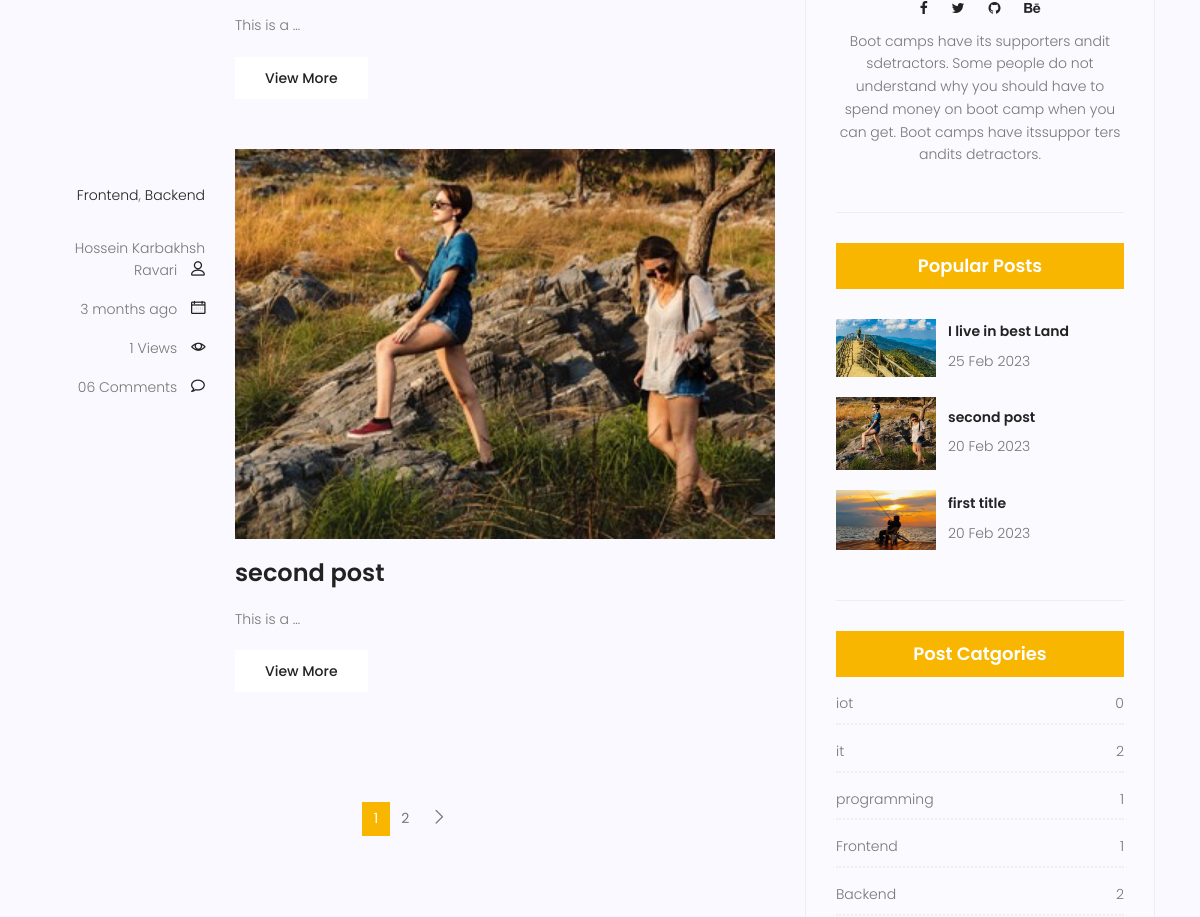
/blog/ (middle part), run on an earlier commit of the app's database.
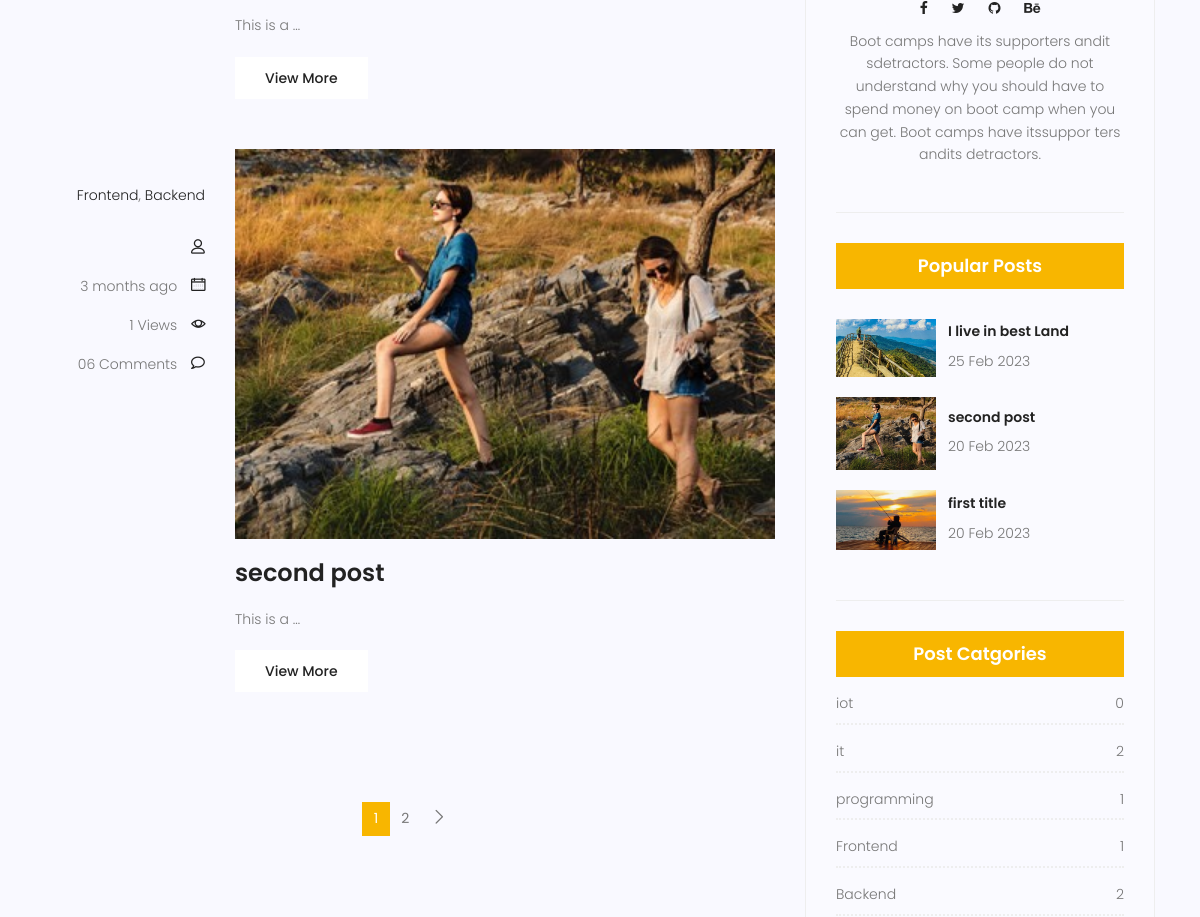
And on a later commit of the database.
### blog/models.py (models this page shows, shortened)
class post(models.Model):
    author = models.ForeignKey(User, on_delete=models.SET_NULL, null=True)
    image = models.ImageField(upload_to='blog/', default='blog/default.jpg')
    titel = models.CharField(max_length=255)
    content = models.TextField()
    conted_view = models.IntegerField(default=0)
    status = models.BooleanField(default=False)
    published_date = models.DateTimeField(null=True)
    created_date = models.DateTimeField(auto_now_add=True)
    updated_date = models.DateTimeField(auto_now=True)
    category = models.ManyToManyField(category)
    tags = TaggableManager()
    class Meta:
        ordering = ['created_date']

class category(models.Model):
    name = models.CharField(max_length=255)
    def __str__(self):
        return self.name

### blog/views.py (the view)
# urls.py: path('', blog_view, name='index'),
def blog_view(request,**kwargs):
    posts = post.objects.filter(status=1)
    if kwargs.get('cat_name') !=  None:
        posts = posts.filter(category__name=kwargs['cat_name'])
    if kwargs.get('author_username') !=  None:
        posts = posts.filter(author__username=kwargs['author_username'])
    if kwargs.get('tag_name') !=  None:
        posts = posts.filter(tags__name__in =[kwargs['tag_name']])
    posts = Paginator(posts,2)
    try:
        pagenumber = request.GET.get('page')
        posts = posts.get_page(pagenumber)
    except PageNotAnInteger:
        posts = posts.get_page(1)
    except EmptyPage:
        posts = posts.get_page(1)
    context = {'posts': posts}
    return render(request, 'blog/blog-home.html', context)

### blog/templatetags/blog_tags.py (called while the page is built)
@register.inclusion_tag('blog/populerpost.html')
def latestposts():
    posts = post.objects.filter(status=1).order_by('-published_date')
    return {'posts': posts}

@register.inclusion_tag('blog/postcategories.html')
def categories():
    posts = post.objects.filter(status=1)
    categories = category.objects.all()
    cat_dict = {}
    for name in categories:
        cat_dict[name]=posts.filter(category=name).count()
    return {'categories': cat_dict}

### templates/blog/blog-home.html (shortened to what this page needs)
{% load static %}
{% load blog_tags %}
 {% load humanize %}
<!DOCTYPE html>
<html lang="zxx" class="no-js">
<head>
	<link rel="stylesheet" href="{% static 'css/linearicons.css' %}">
	<link rel="stylesheet" href="{% static 'css/font-awesome.min.css' %}">
	<link rel="stylesheet" href="{% static 'css/bootstrap.css' %}">
	<link rel="stylesheet" href="{% static 'css/magnific-popup.css' %}">
	<link rel="stylesheet" href="{% static 'css/jquery-ui.css' %}">
	<link rel="stylesheet" href="{% static 'css/nice-select.css' %}">
	<link rel="stylesheet" href="{% static 'css/animate.min.css' %}">
	<link rel="stylesheet" href="{% static 'css/owl.carousel.css' %}">
	<link rel="stylesheet" href="{% static 'css/main.css' %}">
</head>
<body>
	<section class="post-content-area">
		<div class="container">
			<div class="row">
				<div class="col-lg-8 posts-list">
					{% for post in posts %}
					<div class="single-post row">
						<div class="col-lg-3  col-md-3 meta-details">
							<ul class="tags">
								{% for cat in post.category.all %}
								<li><a href="{% url 'blog:category' cat_name=cat.name %}">{{ cat.name }}</a>{% if not forloop.last %},{% endif %}</li>
								{% endfor %}
							</ul>
							<div class="user-details row">
								<p class="user-name col-lg-12 col-md-12 col-6"><a href="{% url 'blog:author' author_username=post.author %}">{{post.author.get_full_name}}</a> <span class="lnr lnr-user"></span>
								</p>
								<p class="date col-lg-12 col-md-12 col-6"><a href="#">{{post.published_date|naturaltime}}</a> <span class="lnr lnr-calendar-full"></span></p>
								<p class="view col-lg-12 col-md-12 col-6"><a href="#">{{post.conted_view}} Views</a>
									<span class="lnr lnr-eye"></span>
								</p>
								<p class="comments col-lg-12 col-md-12 col-6"><a href="#">06 Comments</a> <span
										class="lnr lnr-bubble"></span></p>
							</div>
						</div>
						<div class="col-lg-9 col-md-9 ">
							<div class="feature-img">
								<img class="img-fluid" src="{{post.image.url}}" alt="">
							</div>
							<a class="posts-title" href="{% url 'blog:single' pid=post.id %}">
								<h3>{{post.titel}}</h3>
							</a>
							<p class="excert">
								{{post.content|truncatewords:3}}
							</p>
							<a href="blog-single.html" class="primary-btn">View More</a>
						</div>
					</div>
					{% endfor %}
					<nav class="blog-pagination justify-content-center d-flex">
						<ul class="pagination">
							{% for i in posts.paginator.page_range %}
							{% if posts.number == i %}
								<li class="page-item active"><a href="?page={{i}}" class="page-link">{{i}}</a></li>
								{% else %}
								<li class="page-item"><a href="?page={{i}}" class="page-link">{{i}}</a></li>
							{% endif %}
							{% endfor %}
							{% if posts.has_next %}
							<li class="page-item">
								<a href="?page={{ posts.next_page_number }}" class="page-link" aria-label="Next">
									<span aria-hidden="true">
										<span class="lnr lnr-chevron-right"></span>
									</span>
								</a>
							</li>
							{% endif %}
						</ul>
					</nav>
				</div>
				<div class="col-lg-4 sidebar-widgets">
					<div class="widget-wrap">
						<div class="single-sidebar-widget user-info-widget">
							<ul class="social-links">
								<li><a href="#"><i class="fa fa-facebook"></i></a></li>
								<li><a href="#"><i class="fa fa-twitter"></i></a></li>
								<li><a href="#"><i class="fa fa-github"></i></a></li>
								<li><a href="#"><i class="fa fa-behance"></i></a></li>
							</ul>
							<p>
								Boot camps have its supporters andit sdetractors. Some people do not understand why you
								should have to spend money on boot camp when you can get. Boot camps have itssuppor ters
								andits detractors.
							</p>
						</div>
						{% latestposts %}
						{% categories %}
					</div>
				</div>
			</div>
		</div>
	</section>
</body>
</html>

### templates/blog/populerpost.html
{% load blog_tags %}
{% load static %}
<div class="single-sidebar-widget popular-post-widget">
    <h4 class="popular-title">Popular Posts</h4>
    <div class="popular-post-list">
        {% for post in posts %}
        <div class="single-post-list d-flex flex-row align-items-center">
            <div class="thumb">
                <img class="img-fluid" style="  max-width: 100px;" src="{{post.image.url}}" alt="">
            </div>
            <div class="details">
                <a href="{% url 'blog:single' pid=post.id %}"><h6>{{post.titel}}</h6></a>
                <p>{{post.published_date|date:"d M Y"}}</p>
            </div>
        </div>
        {% endfor %}
    </div>
</div>

### templates/blog/postcategories.html
{% load blog_tags %}
{% load static %}
<div class="single-sidebar-widget post-category-widget">
    <h4 class="category-title">Post Catgories</h4>
    <ul class="cat-list">
        {% for name,count in categories.items %}
        <li>
            <a href="{% url 'blog:category' cat_name=name %}" class="d-flex justify-content-between">
                <p>
                    {{name}}
                </p>
                <p>
                    {{count}}
                </p>
            </a>
        </li>
        {% endfor %}
    </ul>
</div>

What changed in the data, as far as the page shows it:
changed post "second post": author_id 1 → empty (drawn); author.get_full_name "Hossein Karbakhsh Ravari" → (not shown)
